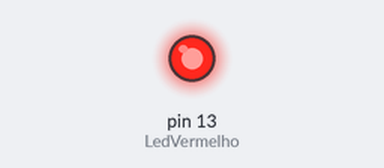
Bench run of a sketch on a simulated Arduino Uno, built with avr-gcc and run on an emulated ATmega328P. Shown: output pins drawn as LEDs (lit = HIGH).

Above: at 4.9 s.
At 14.8 s:
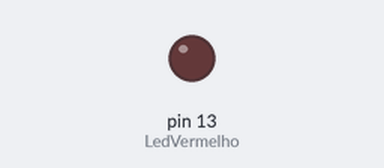
Timing chart, 0 to 25.0 s (numbered marks = the images above):
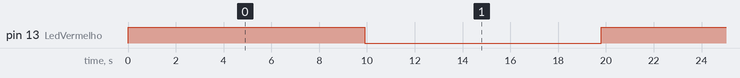

The sketch:

003.ino
```cpp
// Variáveis e Constante
#define LedVermelho 13
int tempo = 10000;

void setup()
{
    pinMode(LedVermelho, OUTPUT);
}

void loop()
{
    tempo = tempo - 100;
    digitalWrite(LedVermelho,1);
    delay(tempo);
    digitalWrite(LedVermelho,0);
    delay(tempo);
}
```

Measured:
- by itself, pin 13 (LedVermelho): alternates HIGH for 9.6 s and LOW for 9.7 s
- by itself, everything shown: repeats every 57.6 s, in 6 steps
